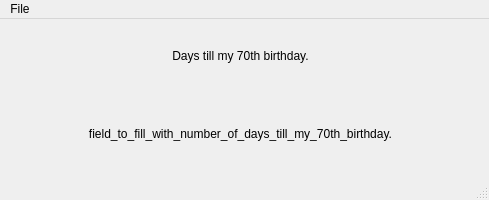
<?xml version="1.0" encoding="UTF-8"?>
<ui version="4.0">
 <class>work_Countdown</class>
 <widget class="QMainWindow" name="work_Countdown">
  <property name="geometry">
   <rect>
    <x>0</x>
    <y>0</y>
    <width>489</width>
    <height>200</height>
   </rect>
  </property>
  <property name="windowTitle">
   <string>work_Countdown</string>
  </property>
  <widget class="QWidget" name="centralwidget">
   <widget class="QWidget" name="verticalLayoutWidget">
    <property name="geometry">
     <rect>
      <x>0</x>
      <y>0</y>
      <width>481</width>
      <height>151</height>
     </rect>
    </property>
    <layout class="QVBoxLayout" name="verticalLayout">
     <item>
      <widget class="QLabel" name="days_label">
       <property name="text">
        <string>Days till my 70th birthday.</string>
       </property>
       <property name="alignment">
        <set>Qt::AlignCenter</set>
       </property>
      </widget>
     </item>
     <item>
      <widget class="QLabel" name="days_to_fill_in">
       <property name="text">
        <string>field_to_fill_with_number_of_days_till_my_70th_birthday.</string>
       </property>
       <property name="alignment">
        <set>Qt::AlignCenter</set>
       </property>
      </widget>
     </item>
    </layout>
   </widget>
  </widget>
  <widget class="QMenuBar" name="menubar">
   <property name="geometry">
    <rect>
     <x>0</x>
     <y>0</y>
     <width>489</width>
     <height>23</height>
    </rect>
   </property>
   <widget class="QMenu" name="menuFile">
    <property name="title">
     <string>File</string>
    </property>
    <addaction name="actionQuit"/>
   </widget>
   <addaction name="menuFile"/>
  </widget>
  <widget class="QStatusBar" name="statusbar"/>
  <action name="actionQuit">
   <property name="text">
    <string>Quit</string>
   </property>
   <property name="autoRepeat">
    <bool>false</bool>
   </property>
   <property name="menuRole">
    <enum>QAction::QuitRole</enum>
   </property>
  </action>
 </widget>
 <resources/>
 <connections/>
</ui>
